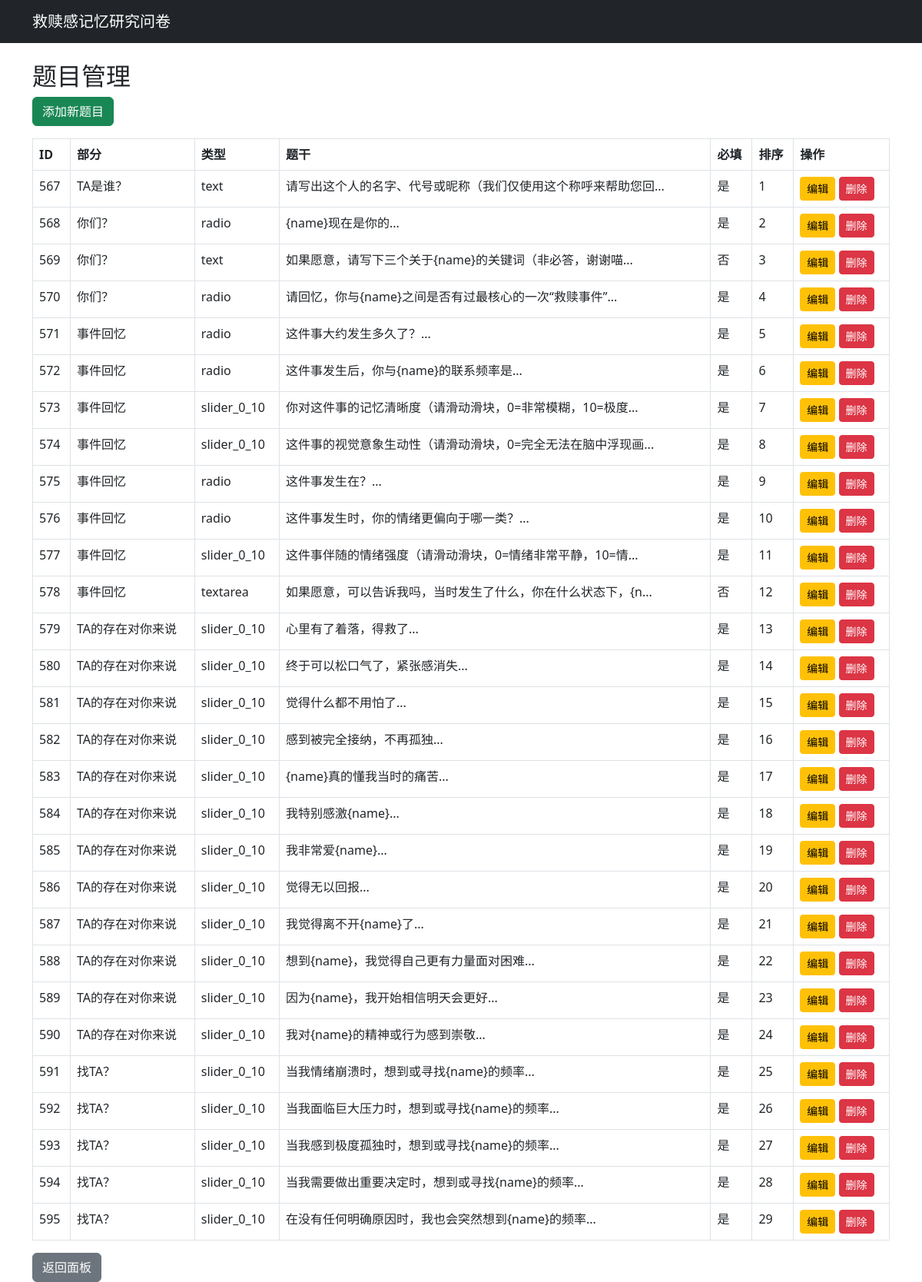
/admin/questions (signed in), run on the app's committed database.
### tables this page shows
CREATE TABLE questions (
            id INTEGER PRIMARY KEY AUTOINCREMENT,
            section TEXT,
            type TEXT,
            question_text TEXT,
            options TEXT,
            required INTEGER DEFAULT 1,
            sort_order INTEGER
        );

### rescue.py (the view)
@app.route('/admin/questions')
@login_required
def manage_questions():
    db = get_db()
    questions = db.execute('SELECT * FROM questions ORDER BY sort_order').fetchall()
    return render_template('questions.html', questions=questions)

### rescue.py (called while the page is built)
@app.before_request
def force_https():
    if request.url.startswith('http://') and not request.host.startswith('127.0.0.1'):
        return redirect(request.url.replace('http://', 'https://', 1), code=301)

def get_db():
    db = sqlite3.connect(DATABASE)
    db.row_factory = sqlite3.Row
    return db

def login_required(f):
    from functools import wraps
    @wraps(f)
    def decorated(*args, **kwargs):
        if 'admin_logged_in' not in session:
            return redirect(url_for('login'))
        return f(*args, **kwargs)
    return decorated

### templates/questions.html (shortened to what this page needs)
{% extends "base.html" %}
{% block content %}
<h2>题目管理</h2>
<a href="{{ url_for('new_question') }}" class="btn btn-success mb-3">添加新题目</a>
<table class="table table-bordered">
    <thead>
        <tr>
            <th>ID</th><th>部分</th><th>类型</th><th>题干</th><th>必填</th><th>排序</th><th>操作</th>
        </tr>
    </thead>
    <tbody>
        {% for q in questions %}
        <tr>
            <td>{{ q.id }}</td>
            <td>{{ q.section }}</td>
            <td>{{ q.type }}</td>
            <td>{{ q.question_text[:30] }}...</td>
            <td>{{ '是' if q.required else '否' }}</td>
            <td>{{ q.sort_order }}</td>
            <td>
                <a href="{{ url_for('edit_question', id=q.id) }}" class="btn btn-sm btn-warning">编辑</a>
                <a href="{{ url_for('delete_question', id=q.id) }}" class="btn btn-sm btn-danger" onclick="return confirm('确定删除吗？')">删除</a>
            </td>
        </tr>
        {% endfor %}
    </tbody>
</table>
<a href="{{ url_for('admin') }}" class="btn btn-secondary">返回面板</a>
{% endblock %}

### templates/base.html (shortened to what this page needs)
<!DOCTYPE html>
<html lang="zh">
<head>
    <link href="https://cdn.bootcdn.net/ajax/libs/twitter-bootstrap/5.3.0/css/bootstrap.min.css" rel="stylesheet">
</head>
<body>
    <nav class="navbar navbar-dark bg-dark mb-4">
        <div class="container">
            <a class="navbar-brand" href="/">救赎感记忆研究问卷</a>
        </div>
    </nav>
    <div class="container">
        {% block content %}{% endblock %}
    </div>
</body>
</html>

### data on the page
questions: id "567", section "TA是谁？", type "text", question_text "请写出这个人的名字、代号或昵称（我们仅使用这个称呼来帮助您回", required "是", sort_order "1"
questions: id "568", section "你们？", type "radio", question_text "{name}现在是你的", required "是", sort_order "2"
questions: id "569", section "你们？", type "text", question_text "如果愿意，请写下三个关于{name}的关键词（非必答，谢谢喵", required "否", sort_order "3"
questions: id "570", section "你们？", type "radio", question_text "请回忆，你与{name}之间是否有过最核心的一次“救赎事件”", required "是", sort_order "4"
questions: id "571", section "事件回忆", type "radio", question_text "这件事大约发生多久了？", required "是", sort_order "5"
questions: id "572", section "事件回忆", type "radio", question_text "这件事发生后，你与{name}的联系频率是", required "是", sort_order "6"
questions: id "573", section "事件回忆", type "slider_0_10", question_text "你对这件事的记忆清晰度（请滑动滑块，0=非常模糊，10=极度", required "是", sort_order "7"
questions: id "574", section "事件回忆", type "slider_0_10", question_text "这件事的视觉意象生动性（请滑动滑块，0=完全无法在脑中浮现画", required "是", sort_order "8"
questions: id "575", section "事件回忆", type "radio", question_text "这件事发生在？", required "是", sort_order "9"
questions: id "576", section "事件回忆", type "radio", question_text "这件事发生时，你的情绪更偏向于哪一类？", required "是", sort_order "10"
questions: id "577", section "事件回忆", type "slider_0_10", question_text "这件事伴随的情绪强度（请滑动滑块，0=情绪非常平静，10=情", required "是", sort_order "11"
questions: id "578", section "事件回忆", type "textarea", question_text "如果愿意，可以告诉我吗，当时发生了什么，你在什么状态下，{n", required "否", sort_order "12"
questions: id "579", section "TA的存在对你来说", type "slider_0_10", question_text "心里有了着落，得救了", required "是", sort_order "13"
questions: id "580", section "TA的存在对你来说", type "slider_0_10", question_text "终于可以松口气了，紧张感消失", required "是", sort_order "14"
questions: id "581", section "TA的存在对你来说", type "slider_0_10", question_text "觉得什么都不用怕了", required "是", sort_order "15"
questions: id "582", section "TA的存在对你来说", type "slider_0_10", question_text "感到被完全接纳，不再孤独", required "是", sort_order "16"
questions: id "583", section "TA的存在对你来说", type "slider_0_10", question_text "{name}真的懂我当时的痛苦", required "是", sort_order "17"
questions: id "584", section "TA的存在对你来说", type "slider_0_10", question_text "我特别感激{name}", required "是", sort_order "18"
questions: id "585", section "TA的存在对你来说", type "slider_0_10", question_text "我非常爱{name}", required "是", sort_order "19"
questions: id "586", section "TA的存在对你来说", type "slider_0_10", question_text "觉得无以回报", required "是", sort_order "20"
questions: id "587", section "TA的存在对你来说", type "slider_0_10", question_text "我觉得离不开{name}了", required "是", sort_order "21"
questions: id "588", section "TA的存在对你来说", type "slider_0_10", question_text "想到{name}，我觉得自己更有力量面对困难", required "是", sort_order "22"
questions: id "589", section "TA的存在对你来说", type "slider_0_10", question_text "因为{name}，我开始相信明天会更好", required "是", sort_order "23"
questions: id "590", section "TA的存在对你来说", type "slider_0_10", question_text "我对{name}的精神或行为感到崇敬", required "是", sort_order "24"
questions: id "591", section "找TA？", type "slider_0_10", question_text "当我情绪崩溃时，想到或寻找{name}的频率", required "是", sort_order "25"
questions: id "592", section "找TA？", type "slider_0_10", question_text "当我面临巨大压力时，想到或寻找{name}的频率", required "是", sort_order "26"
questions: id "593", section "找TA？", type "slider_0_10", question_text "当我感到极度孤独时，想到或寻找{name}的频率", required "是", sort_order "27"
questions: id "594", section "找TA？", type "slider_0_10", question_text "当我需要做出重要决定时，想到或寻找{name}的频率", required "是", sort_order "28"
questions: id "595", section "找TA？", type "slider_0_10", question_text "在没有任何明确原因时，我也会突然想到{name}的频率", required "是", sort_order "29"
